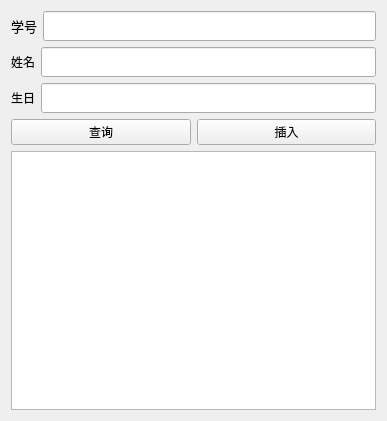
<?xml version="1.0" encoding="UTF-8"?>
<ui version="4.0">
 <class>Widget</class>
 <widget class="QWidget" name="Widget">
  <property name="geometry">
   <rect>
    <x>0</x>
    <y>0</y>
    <width>387</width>
    <height>421</height>
   </rect>
  </property>
  <property name="windowTitle">
   <string>Widget</string>
  </property>
  <layout class="QVBoxLayout" name="verticalLayout">
   <item>
    <layout class="QHBoxLayout" name="horizontalLayout">
     <item>
      <widget class="QLabel" name="label_stuID">
       <property name="text">
        <string>&lt;html&gt;&lt;head/&gt;&lt;body&gt;&lt;p align=&quot;center&quot;&gt;&lt;span style=&quot; font-size:10pt;&quot;&gt;学号&lt;/span&gt;&lt;/p&gt;&lt;/body&gt;&lt;/html&gt;</string>
       </property>
      </widget>
     </item>
     <item>
      <widget class="QLineEdit" name="lineEdit_stuID">
       <property name="minimumSize">
        <size>
         <width>0</width>
         <height>30</height>
        </size>
       </property>
      </widget>
     </item>
    </layout>
   </item>
   <item>
    <layout class="QHBoxLayout" name="horizontalLayout_2">
     <item>
      <widget class="QLabel" name="label_stuName">
       <property name="text">
        <string>&lt;html&gt;&lt;head/&gt;&lt;body&gt;&lt;p align=&quot;center&quot;&gt;姓名&lt;/p&gt;&lt;/body&gt;&lt;/html&gt;</string>
       </property>
      </widget>
     </item>
     <item>
      <widget class="QLineEdit" name="lineEdit_stuName">
       <property name="minimumSize">
        <size>
         <width>0</width>
         <height>30</height>
        </size>
       </property>
      </widget>
     </item>
    </layout>
   </item>
   <item>
    <layout class="QHBoxLayout" name="horizontalLayout_3">
     <item>
      <widget class="QLabel" name="label_stuBirth">
       <property name="text">
        <string>&lt;html&gt;&lt;head/&gt;&lt;body&gt;&lt;p align=&quot;center&quot;&gt;生日&lt;/p&gt;&lt;/body&gt;&lt;/html&gt;</string>
       </property>
      </widget>
     </item>
     <item>
      <widget class="QLineEdit" name="lineEdit_stuBirth">
       <property name="minimumSize">
        <size>
         <width>0</width>
         <height>30</height>
        </size>
       </property>
      </widget>
     </item>
    </layout>
   </item>
   <item>
    <layout class="QHBoxLayout" name="horizontalLayout_4">
     <item>
      <widget class="QPushButton" name="button_query">
       <property name="text">
        <string>查询</string>
       </property>
      </widget>
     </item>
     <item>
      <widget class="QPushButton" name="button_insert">
       <property name="text">
        <string>插入</string>
       </property>
      </widget>
     </item>
    </layout>
   </item>
   <item>
    <widget class="QTableView" name="tableView"/>
   </item>
  </layout>
 </widget>
 <resources/>
 <connections/>
</ui>
